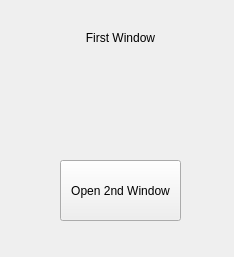
<?xml version="1.0" encoding="UTF-8"?>
<ui version="4.0">
 <class>Sender</class>
 <widget class="QMainWindow" name="Sender">
  <property name="geometry">
   <rect>
    <x>0</x>
    <y>0</y>
    <width>234</width>
    <height>257</height>
   </rect>
  </property>
  <property name="windowTitle">
   <string>Sender</string>
  </property>
  <widget class="QWidget" name="centralwidget">
   <widget class="QPushButton" name="pushButton">
    <property name="geometry">
     <rect>
      <x>60</x>
      <y>160</y>
      <width>121</width>
      <height>61</height>
     </rect>
    </property>
    <property name="text">
     <string>Open 2nd Window</string>
    </property>
   </widget>
   <widget class="QLabel" name="label">
    <property name="geometry">
     <rect>
      <x>60</x>
      <y>30</y>
      <width>121</width>
      <height>16</height>
     </rect>
    </property>
    <property name="text">
     <string>First Window</string>
    </property>
    <property name="alignment">
     <set>Qt::AlignCenter</set>
    </property>
   </widget>
  </widget>
 </widget>
 <resources/>
 <connections/>
</ui>
